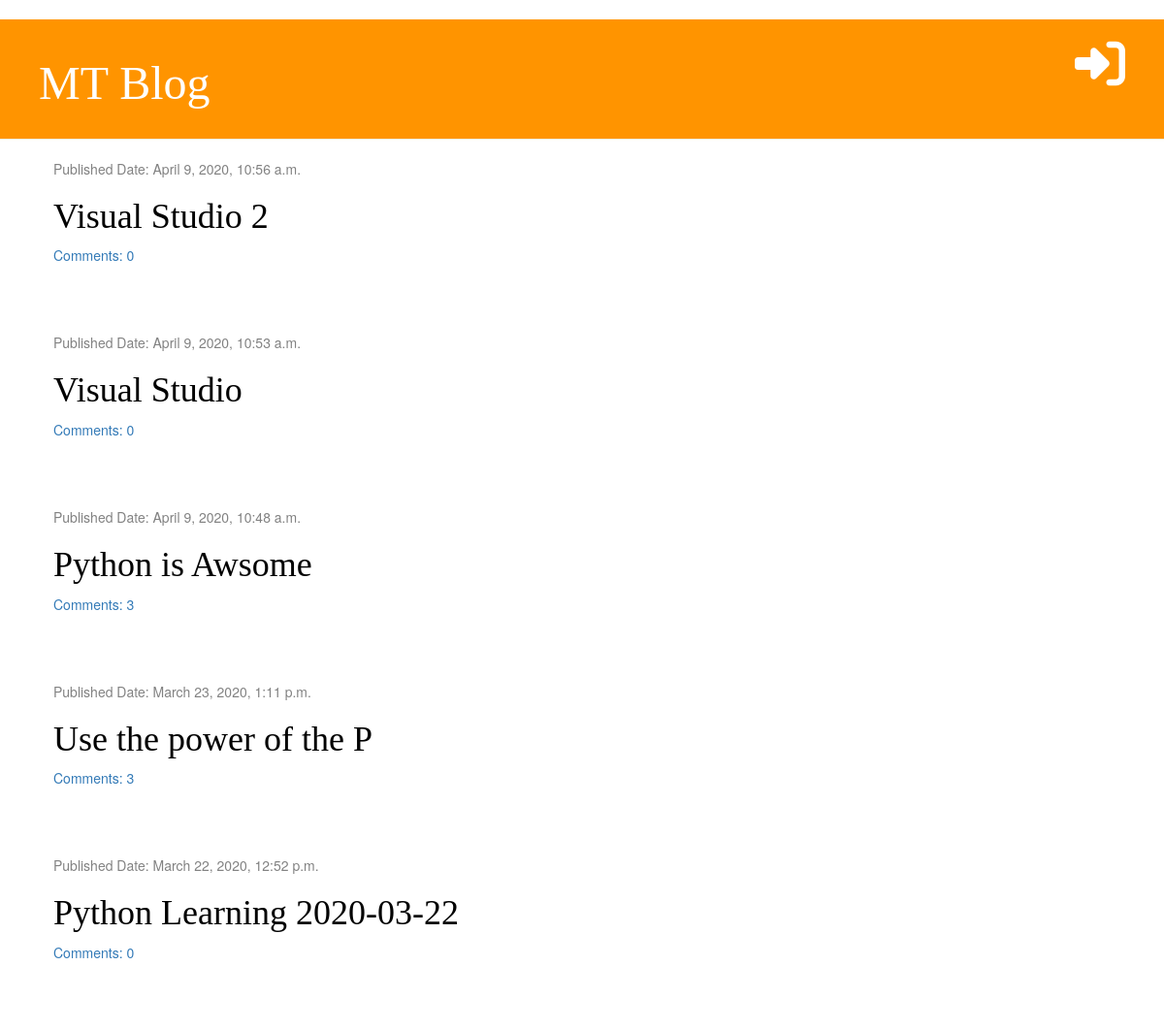
The app's page /, older data.
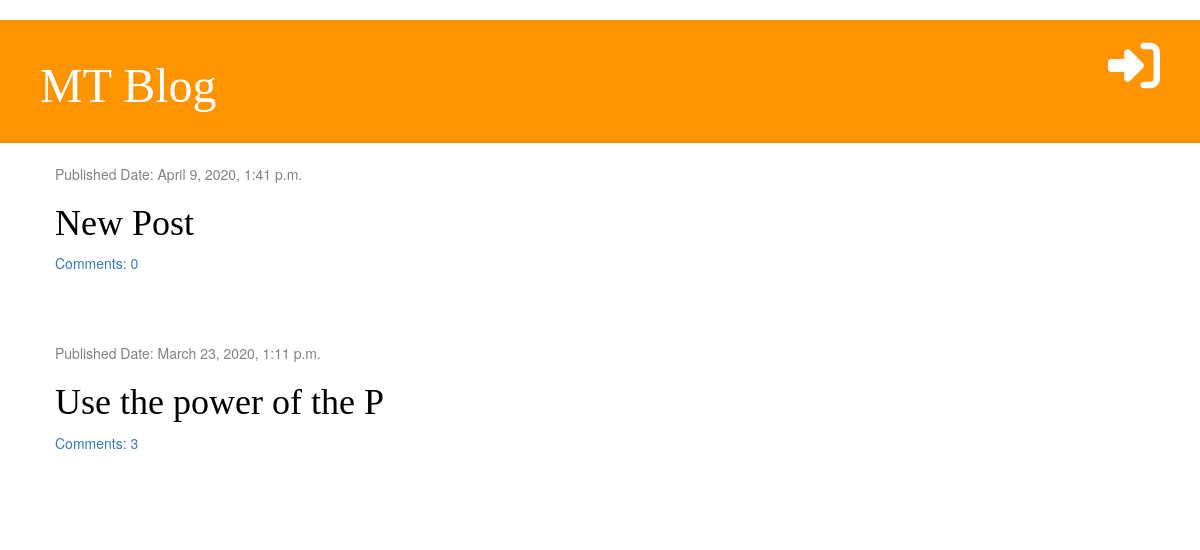
The same page, newer data.
### blog/models.py (models this page shows, shortened)
class Post(models.Model):
    author = models.ForeignKey('auth.User', on_delete=models.CASCADE)
    title = models.CharField(max_length=200)
    text = models.TextField()
    created_date = models.DateTimeField(default=timezone.now)
    published_date = models.DateTimeField(blank=True, null=True)
    def approved_comments(self):
        return self.comments.filter(approved=True)

### blog/views.py (the view)
# urls.py: path('', views.post_list, name='post_list'),
def post_list(request):
    posts = Post.objects.filter(published_date__lte=timezone.now()).order_by('-published_date')
    stuff_for_frontend = {'posts': posts}
    return render(request, 'blog/post_list.html', stuff_for_frontend)

### blog/templatetags/markdownify.py (called while the page is built)
@register.filter
def markdown(value):
    renderer = HighlightRenderer()
    markdown = mistune.Markdown(renderer=renderer)
    return markdown(value)

### blog/templates/blog/post_list.html (shortened to what this page needs)
{% extends 'blog/base.html' %}
{% load markdownify %}
{% block content %}
        {% for post in posts %}
        <div class="post">
            <div class="date">
              <p>Published Date: {{post.published_date}}</p>
            </div>
          <h1><a href="{% url 'post_detail' pk=post.pk %}">{{post.title}}</a></h1>
          <a href="{% url 'post_detail' pk=post.pk %}">Comments: {{post.approved_comments.count}}</a>
        </div>
        {% endfor %}
{% endblock %}

### blog/templates/blog/base.html (shortened to what this page needs)
﻿<!DOCTYPE html>
{% load static %}
<html lang="en" dir="ltr">
<head>
    <link rel="stylesheet" href="https://maxcdn.bootstrapcdn.com/bootstrap/3.3.7/css/bootstrap.min.css">
    <link rel="stylesheet" href="{% static 'css/blog.css' %}">
    <link rel="stylesheet" href="{% static 'css/zenburn.css' %}">
</head>
<body>
    <div class="page-header">
        {% if user.is_authenticated %}
            <a href="{% url 'post_draft_list' %}" class="top-menu"><i class="fab fa-firstdraft fa-2x"></i></a>
            <a href="{% url 'post_new' %}" class="top-menu"><i class="fas fa-plus fa-2x"></i></a>
            <p class="top-menu">Hello, {{ user.username }} <small><a href="{% url 'logout' %}">(Logout)</a></small></p>
        {% else %}
            <a href="{% url 'login' %}" class="top-menu"><i class="fas fa-sign-in-alt fa-2x"></i></a>
        {% endif %}
        <h1><a href="/">MT Blog</a></h1>
    </div>
  <div class="content container">
    <div class="row">
      <div class="col-md-8">
        {% block content %}
        {% endblock %}
      </div>
    </div>
  </div>
</body>
</html>

### blog/static/css/blog.css (style rules this page uses)
.page-header { background-color: #ff9400; margin-top: 0; padding:20px 20px 20px 40px }
.page-header h1 a { color: #ffffff; font-size: 36pt; text-decoration: none; }
h1 { font-family: 'Tangerine', serif; }
.content { margin-left: 40px; }
.date { color: #828282; }
.post { margin-bottom: 70px; }
.post h1 a { color: #000000; }
.top-menu { color: #ffffff; float: right; font-size: 26px; margin-right: 20px; }

Row changes from the older to the newer data that the page shows:
removed Post: published_date "April 9, 2020, 10:56 a.m.", title "Visual Studio 2", approved_comments.count "0"
removed Post: published_date "April 9, 2020, 10:53 a.m.", title "Visual Studio", approved_comments.count "0"
removed Post: published_date "April 9, 2020, 10:48 a.m.", title "Python is Awsome", approved_comments.count "3"
removed Post: published_date "March 22, 2020, 12:52 p.m.", title "Python Learning 2020-03-22", approved_comments.count "0"
added Post: published_date "April 9, 2020, 1:41 p.m.", title "New Post", approved_comments.count "0"
